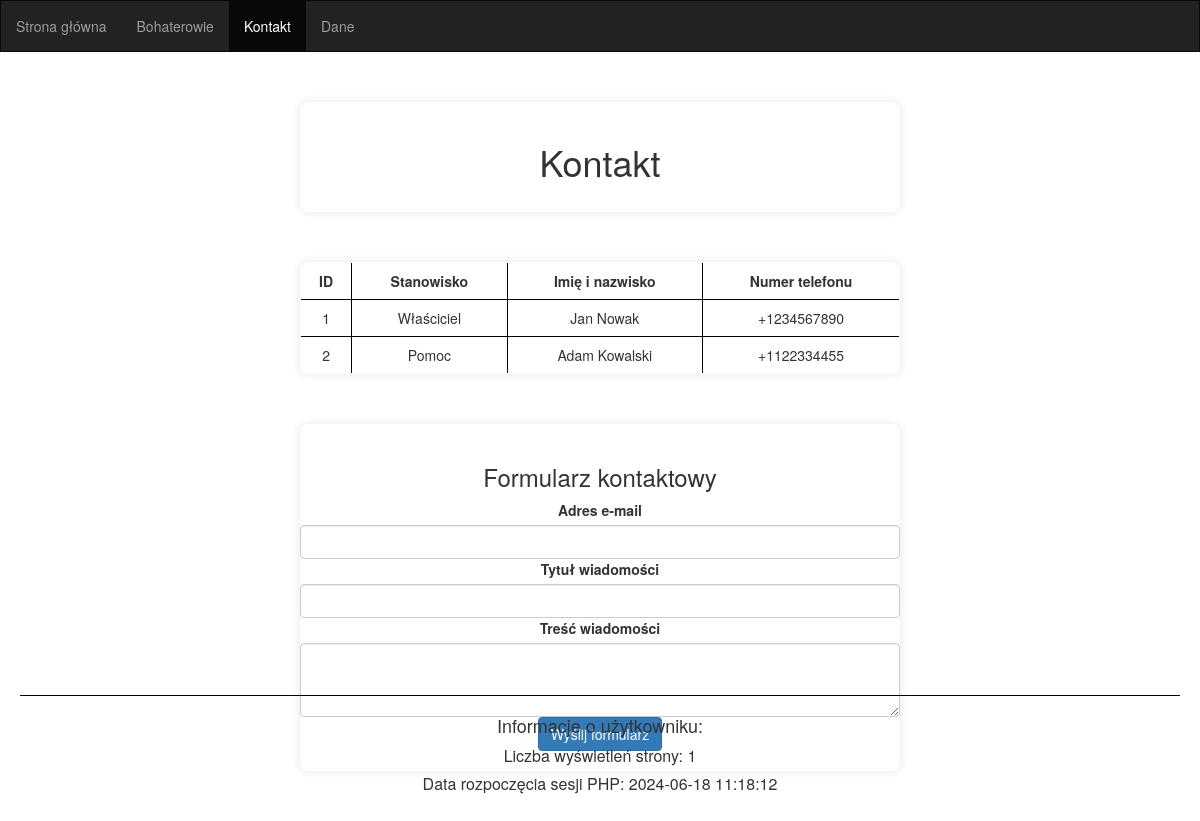
Screenshot of /diablo/kontakt.php with the database file from the repository.
### diablo/sesja.php (called while the page is built, shortened)
<?php
  $session_start_time = date('Y-m-d H:i:s', $_SESSION['session_start']);
  ?>

### diablo/kontakt.php (the view, shortened to what this page needs)
<!DOCTYPE html>
<html lang="en">
<head>
<link rel="stylesheet" href="style.css">
<link rel="stylesheet" href="https://maxcdn.bootstrapcdn.com/bootstrap/3.4.1/css/bootstrap.min.css">
<?php include 'motyw.php'; ?>
<?php include 'sesja.php'; ?>
</head>
<body>
<nav class="navbar navbar-inverse">
<ul class="nav navbar-nav">
<li><a href="index.php">Strona główna</a></li>
<li><a href="bohaterowie.php">Bohaterowie</a></li>
<li class="active"><a href="kontakt.php">Kontakt</a></li>
<li><a href="logowanie.php">Dane</a></li>
</ul>
</nav>
<div class="container">
<h1>Kontakt</h1>
  </div>
<?php
$servername = "localhost";
$username = "root";
$password = "";
$dbname = "kontakt";
$conn = new mysqli($servername, $username, $password, $dbname);
$sql = "SELECT * FROM użytkownicy";
$result = $conn->query($sql);
if ($result->num_rows > 0) {
    echo "<table>";
    echo "<tr>";
    echo "<th>ID</th>";
    echo "<th>Stanowisko</th>";
    echo "<th>Imię i nazwisko</th>";
    echo "<th>Numer telefonu</th>";
    echo "</tr>";
    while ($row = $result->fetch_assoc()) {
        echo "<tr>";
        echo "<td>" . $row["id"] . "</td>";
        echo "<td>" . $row["Stanowisko"] . "</td>";
        echo "<td>" . $row["Imię i nazwisko"] . "</td>";
        echo "<td>" . $row["Numer telefonu"] . "</td>";
        echo "</tr>";
    }
    echo "</table>";
} else {
    echo "0 results";
}
?>
<div class="container">
    <div class="row">
            <h3 class="my-5">Formularz kontaktowy</h3>
            <form action="send.php" method="post">
                <div class="mb-3">
                    <label for="email" class="form-label">Adres e-mail</label>
                    <input type="email" class="form-control" id="email" name="email">
                </div>
                <div class="mb-3">
                    <label for="subject" class="form-label">Tytuł wiadomości</label>
                    <input type="text" class="form-control" id="subject" name="subject">
                </div>
                <div class="mb-3">
                    <label for="message" class="form-label">Treść wiadomości</label>
                    <textarea class="form-control" id="message" name="message" rows="3"></textarea>
                </div>
                <div class="mb-3">
                    <button class="btn btn-primary" type="submit" name="send">Wyślij formularz</button>
                </div>
            </form>
        </div>
    </div>
<footer>
<hr>
<h2>Informacje o użytkowniku:</h2>
<p>Liczba wyświetleń strony:
<?php echo $_SESSION['page_views']; ?>
</p>
<p>Data rozpoczęcia sesji PHP:
<?php echo $session_start_time; ?>
</p>
</footer>
</body>
</html>

### diablo/motyw.php
<?php
$style = isset($_COOKIE['style']) ? $_COOKIE['style'] : 'light';
?>
<link rel="stylesheet" id="pageStyle" href="<?php echo ($style === 'dark') ? 'dark.css' : 'light.css'; ?>">

### diablo/style.css (style rules this page uses)
body { background-color: #e2e8f0; color: black; font-family: 'Arial', sans-serif; overflow: hidden; }
h1 { text-align: center; }
.container { max-width: 600px; margin: 50px auto; padding: 20px; border-radius: 8px; box-shadow: 0 0 10px rgba(0, 0, 0, 0.1); text-align: center; justify-content: center; align-items: center; }
nav.navbar { border-radius: 0; }
footer { position: fixed; bottom: 0; left: 0; width: 100%; padding: 20px; text-align: center; }
footer h2 { font-size: 18px; }
footer p { margin: 5px 0; font-size: 16px; }
footer hr { border-color: black; }
table { border-collapse: collapse; width: 50%; margin: 0 auto; border-radius: 8px; overflow: hidden; box-shadow: 0 0 10px rgba(0, 0, 0, 0.1); }
table, th, td { border: 1px solid black; text-align: center; border-radius: 8px; padding: 8px; }

### diablo/light.css (style rules this page uses)
body { background-color: #fff; color: #333; }

### diablo/kontakt.php (style rules this page uses)
table { border-collapse: collapse; width: 50%; margin: 0 auto; border-radius: 8px; overflow: hidden; box-shadow: 0 0 10px rgba(0, 0, 0, 0.1); }
th, td { border-color: black; text-align: center; padding: 8px; }

### rows the page displays
użytkownicy: id "1", Stanowisko "Właściciel", Imię i nazwisko "Jan Nowak", Numer telefonu "+1234567890"
użytkownicy: id "2", Stanowisko "Pomoc", Imię i nazwisko "Adam Kowalski", Numer telefonu "+1122334455"

### other values shown
$_SESSION['page_views'] "1"
$session_start_time "2024-06-18 11:18:12"
